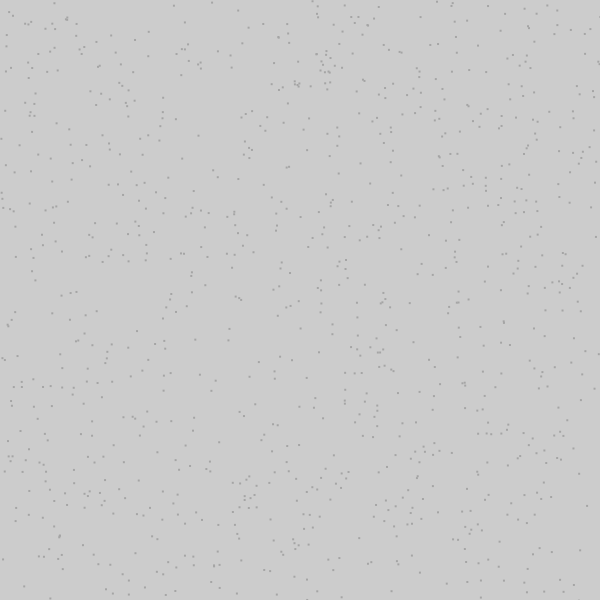
Frame 1 (no input)
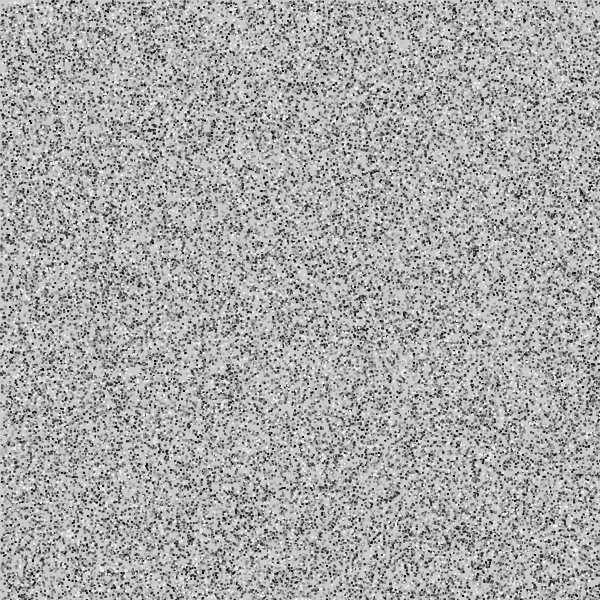
Frame 60 (the mouse pressed at the canvas centre just before this capture)
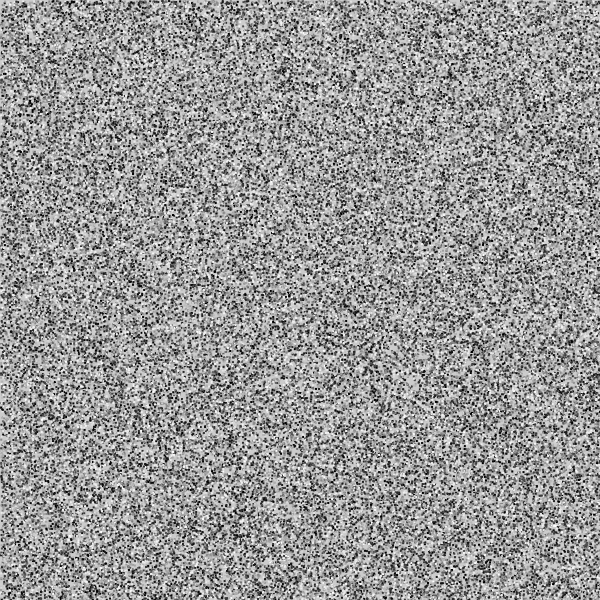
Frame 120 (the mouse held since frame 60 and released just before this capture)

The Processing sketch that drew these frames (run headless with seeded random() and noise(); from frame 60 on, the mouse is pressed at the canvas centre):

// Processing sketch: TV_screen_distortion
// ── TV_screen_distortion.pde
void setup () {
  size (600, 600);
}



void draw () {
  noStroke();
  fill(random(256));
  for (int i=0; i<1000; i=i+1) {
    rect  (random (width), random(height), 2, 2);
  }
}
